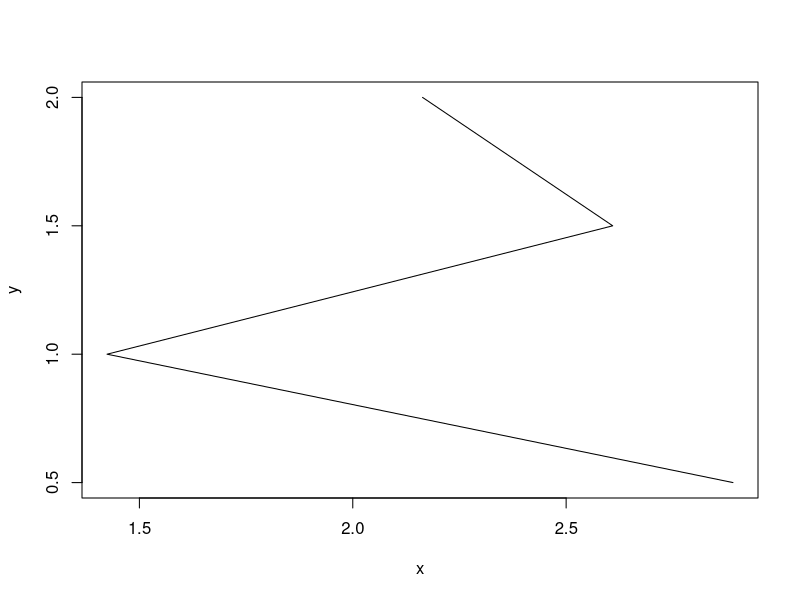

Write the R code that produced this figure.
# Pretend this is the master script for an RSS plot.
# Please fork this repo and make a change to this script
# Submit a pull request to me

# Changes from 0323
x<-rnorm(4,2,.5)
y<-seq(.5,2,.5)
plot(x,y,type="l")
